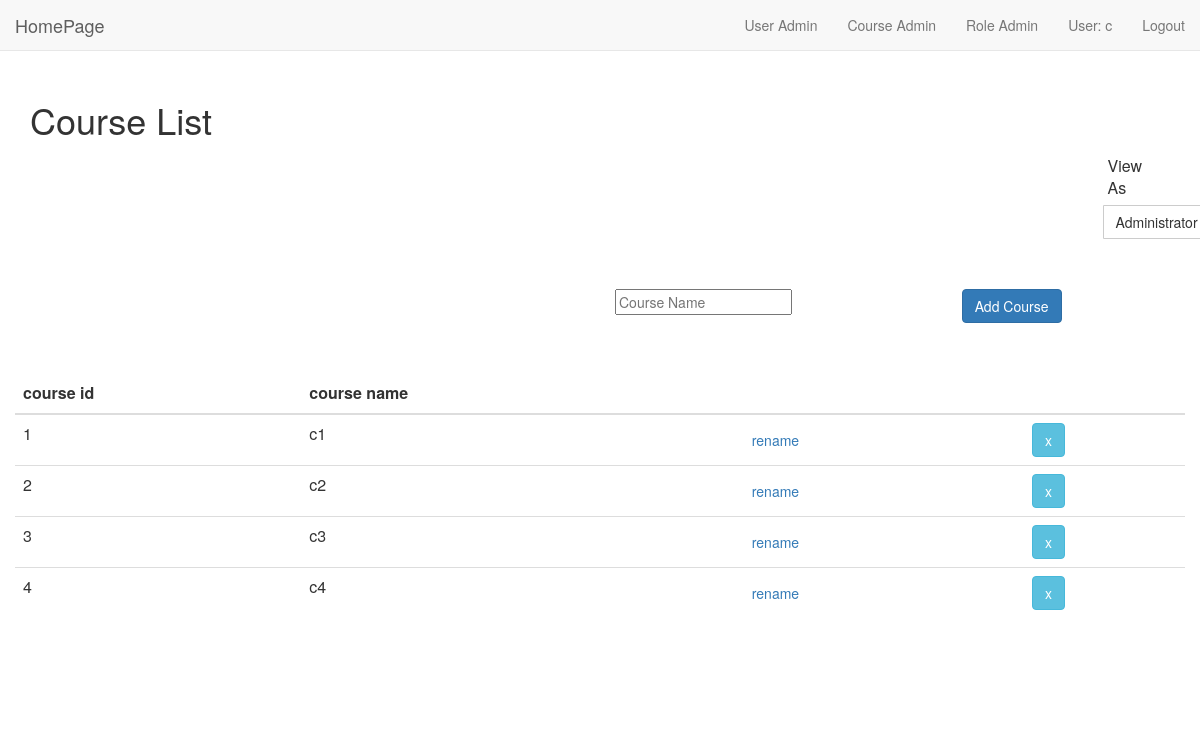
The page /course_admin/ (signed in) on the database its author committed.
### app.py (models this page shows, shortened)
class Course(db.Model):
	__tablename__ = 'Course'
	id = db.Column(db.Integer, primary_key=True)
	name = db.Column(db.String(255))

### app.py (the view, shortened to what this page needs)
@app.route('/course_admin/')
@app.route('/course_admin/<view>')
def course_admin(view=None):
	if not session.get('logged_in'):
		return 'You need to login first'
	course_list = []
	data = db.session.query(User).filter_by(username=session['logged_in']).first()
	u_id = data.id
	permission = data.is_superuser
	if not permission:
		view = 'User'
	if view in (None, 'Administrator'):
		view='Administrator'
		course_list = db.session.query(Course.id, Course.name).all()
		course_list = sorted(course_list, key=lambda course: course[0])
		print(course_list)
	print(course_list)
	print('view', view)
	return render_template('course_admin.html', course_list=course_list, view=view, permission=permission)

### app.py (called while the page is built)
@app.after_request
def add_header(r):
	r.headers["Cache-Control"] = "no-cache, no-store, must-revalidate"
	r.headers["Pragma"] = "no-cache"
	r.headers["Expires"] = "0"
	r.headers['Cache-Control'] = 'public, max-age=0'
	return r

### templates/course_admin.html (shortened to what this page needs)
<html>
<head>
    {% include "resource.html" %}
</head>
<body>
    {% include "nav.html" %}
    <div class="container"  style="margin-top:80px;">
        <h1>Course List</h1>
		<div class="row">
			<div class="col-lg-11"></div>
			{% if permission %}
				<div class="btn-group col-lg-1">
				  <div style="margin:5px;font-size:16px;">View As</div>
				  <button type="button" class="btn btn-default dropdown-toggle" data-toggle="dropdown" aria-haspopup="true" aria-expanded="false">
					{{view}}
				  </button>
				</div>
			{% else %}
				<div class="col-lg-1"></div>
			{% endif %}
		</div>
        <div class="row" style="margin:50px;">
                <div class="col-md-6 col-lg-6"></div>
                <div class="col-md-2 col-lg-4">
                    <input type="course_name" id="input_course_name" placeholder="Course Name">
                </div>
                <div class="col-md-2 col-lg-2">
                    <button type="button" class="add_course btn btn-primary">Add Course</button>
                </div>
        </div>
        <div class="row" style="margin-bottom:80px;">
            <div class="col-md-4"></div>
            <table class="table col-md-4">
                <thead>
                    <tr>
                        <th scope="row">course id</th>
                        <th>course name</th>
                        <th>
						</th>
						<th></th>
						<th></th>
                </thead>
                <tbody class="course_list">
                    {% for course in course_list %}
                    <tr class="course_list_record" data-cid="{{ course[0] }}">
                        <td>{{ course[0] }}</td>
                        <td>
							<span>{{ course[1] }}</span>
						</td>
						<td>
						</td>
						<td><button type="button" class="rename btn btn-link">rename</button></td>
                        <td><button type="button" class="delete btn btn-info">x</button></td>
                    </tr>
                    {% endfor %}
                </tbody>
            </table>
            <div class="col-md-4"></div>
        </div>
	</div>
</body>
</html>

### rows shown on the page
Course: id "1", name "c1"
Course: id "2", name "c2"
Course: id "3", name "c3"
Course: id "4", name "c4"

### other values the page prints
{{ session['logged_in'] }} "c"
{{ view }} "Administrator"
